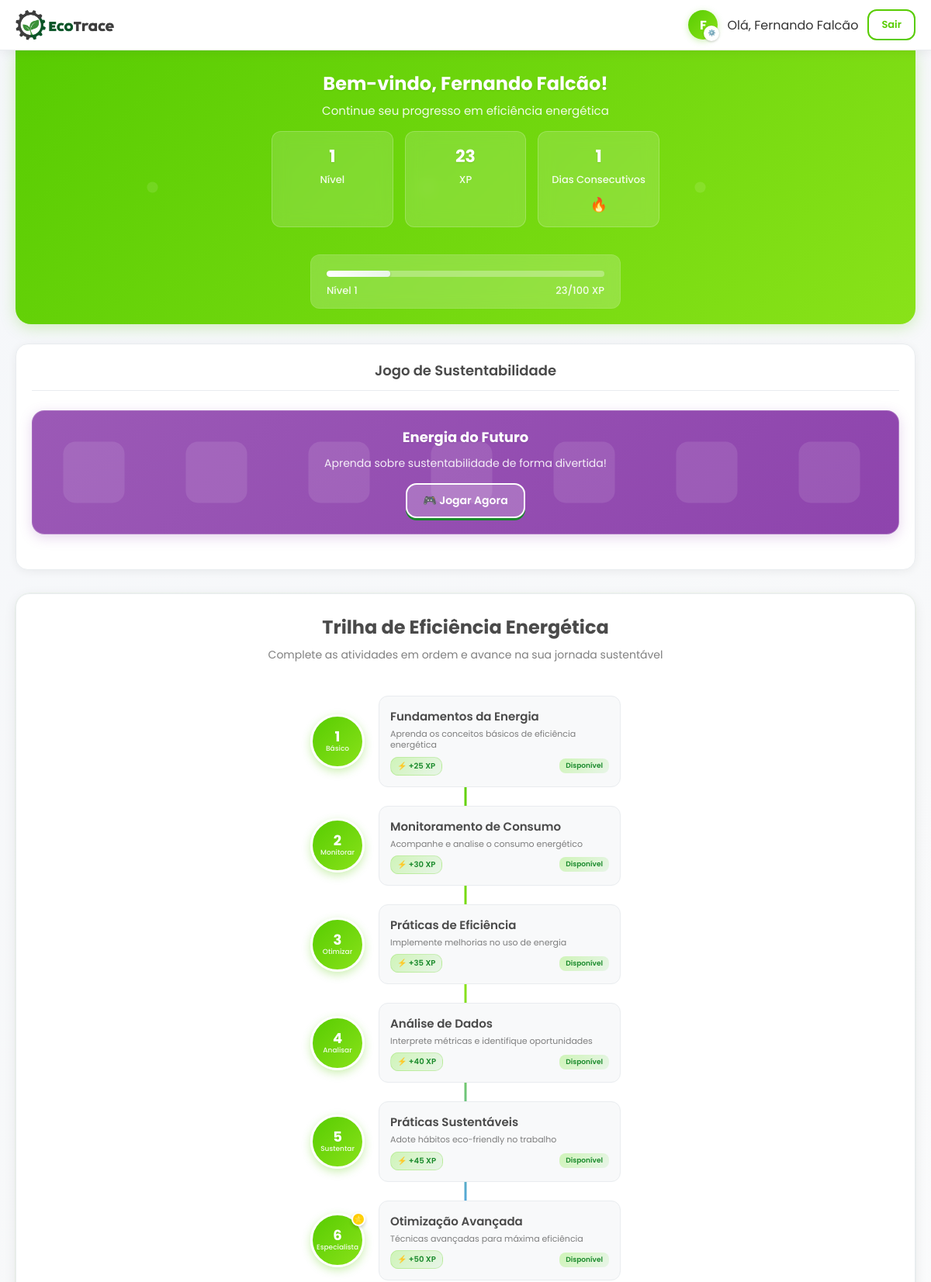
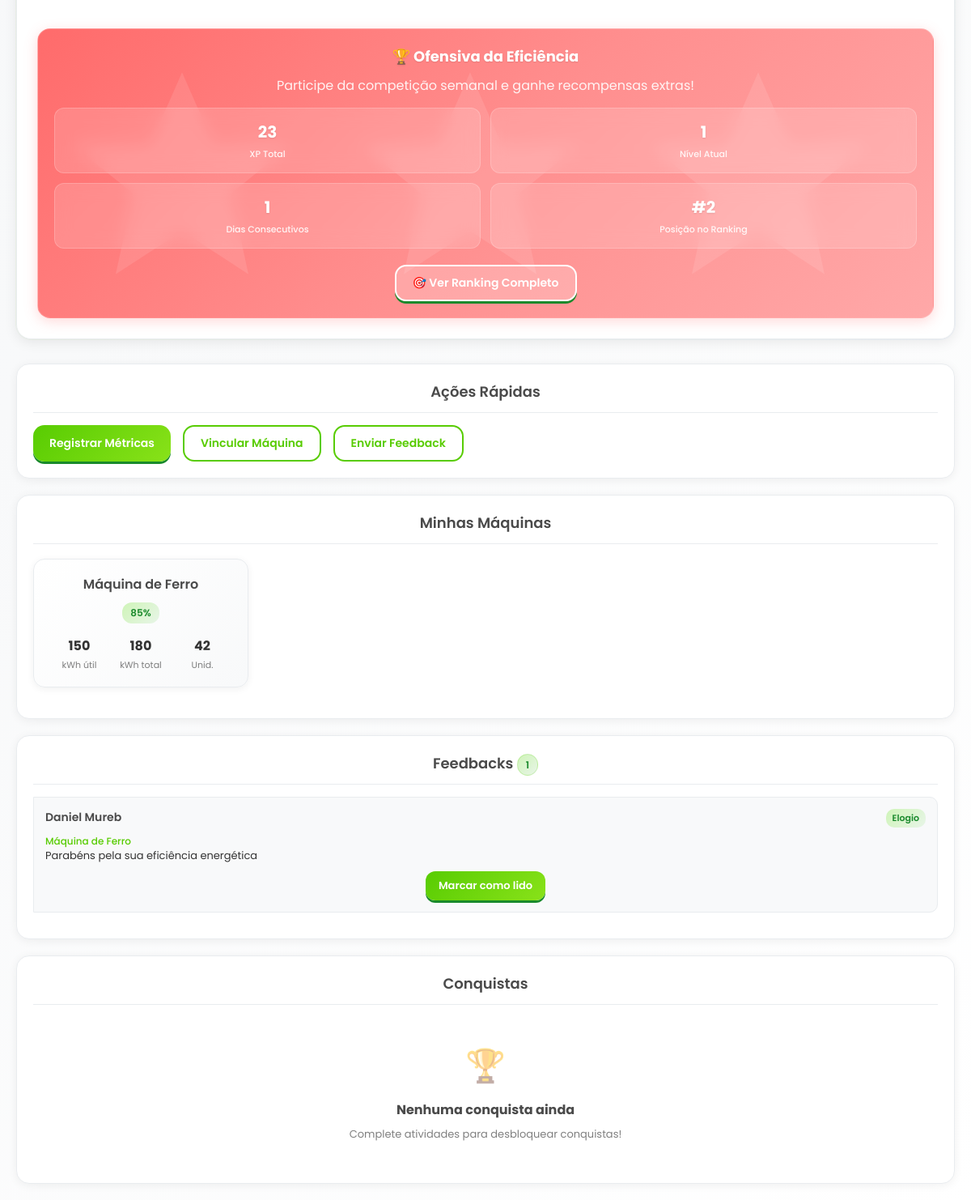
/painel_funcionario (signed in), run on the app's committed database (2 pictures, top to bottom).
### tables this page shows
CREATE TABLE progresso (
            id INTEGER PRIMARY KEY AUTOINCREMENT,
            funcionario_id INTEGER UNIQUE NOT NULL,
            xp INTEGER DEFAULT 0,
            nivel INTEGER DEFAULT 1,
            streak INTEGER DEFAULT 0,
            ultimo_login DATE,
            data_atualizacao TIMESTAMP DEFAULT CURRENT_TIMESTAMP,
            FOREIGN KEY (funcionario_id) REFERENCES usuarios (id)
        );

CREATE TABLE maquinas (
            id INTEGER PRIMARY KEY AUTOINCREMENT,
            nome TEXT NOT NULL,
            descricao TEXT,
            gerente_id INTEGER NOT NULL,
            codigo_convite TEXT UNIQUE,
            FOREIGN KEY (gerente_id) REFERENCES usuarios (id)
        );

CREATE TABLE feedbacks (
            id INTEGER PRIMARY KEY AUTOINCREMENT,
            remetente_id INTEGER NOT NULL,
            destinatario_id INTEGER NOT NULL,
            maquina_id INTEGER,
            mensagem TEXT NOT NULL,
            tipo TEXT CHECK(tipo IN ('elogio', 'sugestao', 'alerta')) NOT NULL,
            data_envio TIMESTAMP DEFAULT CURRENT_TIMESTAMP,
            lida BOOLEAN DEFAULT FALSE,
            FOREIGN KEY (remetente_id) REFERENCES usuarios (id),
            FOREIGN KEY (destinatario_id) REFERENCES usuarios (id),
            FOREIGN KEY (maquina_id) REFERENCES maquinas (id)
        );

CREATE TABLE usuarios (
            id INTEGER PRIMARY KEY AUTOINCREMENT,
            nome TEXT NOT NULL,
            cargo TEXT NOT NULL,
            funcao TEXT NOT NULL,
            email TEXT UNIQUE NOT NULL,
            senha TEXT NOT NULL,
            tipo TEXT CHECK(tipo IN ('gerente', 'funcionario')) NOT NULL
        );

### app.py (the view)
@app.route('/painel_funcionario')
def painel_funcionario():
    if 'tipo' not in session or session['tipo'] != 'funcionario':
        return redirect(url_for('login'))
    conn = get_db_connection()
    progresso = conn.execute("SELECT * FROM progresso WHERE funcionario_id = ?", (session['user_id'],)).fetchone()
    maquinas = conn.execute("""
        SELECT m.* FROM maquinas m
        JOIN funcionario_maquina fm ON m.id = fm.maquina_id
        WHERE fm.funcionario_id = ?
    """, (session['user_id'],)).fetchall()
    feedbacks = conn.execute("""
        SELECT f.*, u.nome as remetente_nome, m.nome as maquina_nome
        FROM feedbacks f
        JOIN usuarios u ON f.remetente_id = u.id
        LEFT JOIN maquinas m ON f.maquina_id = m.id
        WHERE f.destinatario_id = ? AND f.lida = FALSE
        ORDER BY f.data_envio DESC
    """, (session['user_id'],)).fetchall()
    conquistas = conn.execute("""
        SELECT * FROM conquistas
        WHERE funcionario_id = ?
        ORDER BY data_conquista DESC
        LIMIT 5
    """, (session['user_id'],)).fetchall()
    conn.close()
    return render_template('painel_funcionario.html',
                          progresso=progresso,
                          maquinas=maquinas,
                          feedbacks=feedbacks,
                          conquistas=conquistas)

### templates/painel_funcionario.html (shortened to what this page needs)
<!DOCTYPE html>
<html lang="pt-BR">
<head>
  <link rel="stylesheet" href="{{ url_for('static', filename='css/style.css') }}">
  <link rel="stylesheet" href="{{ url_for('static', filename='css/painel_funcionario.css') }}">
</head>
<body>
  <header class="header">
    <div class="container">
      <div class="navbar">
        <div class="logo">
          <img src="{{ url_for('static', filename='imagens/logo.jpg') }}" alt="EcoTrace Logo" style="height: 40px;">
        </div>
        <div class="user-info">
          <div class="avatar">{{ session.nome[0] | upper }}</div>
          <span>Olá, {{ session.nome }}</span>
          <a href="{{ url_for('logout') }}" class="btn btn-secondary btn-small">Sair</a>
        </div>
      </div>
    </div>
  </header>
  <main class="container">
    <section class="hero-section">
      <div class="user-welcome">
        <div class="welcome-text">
          <h1>Bem-vindo, {{ session.nome }}!</h1>
          <p>Continue seu progresso em eficiência energética</p>
        </div>
        <div class="stats-container">
          <div class="stat-card">
            <div class="stat-value nivel">{{ progresso.nivel if progresso else 1 }}</div>
            <div class="stat-label">Nível</div>
          </div>
          <div class="stat-card">
            <div class="stat-value xp">{{ progresso.xp if progresso else 0 }}</div>
            <div class="stat-label">XP</div>
          </div>
          <div class="stat-card">
            <div class="stat-value">{{ progresso.streak if progresso else 0 }}</div>
            <div class="stat-label">Dias Consecutivos</div>
            {% if progresso and progresso.streak > 0 %}
            <div class="streak-counter">
              <span class="streak-flame">🔥</span>
            </div>
            {% endif %}
          </div>
        </div>
      </div>
      <div class="progress-container">
        <div class="progress-bar">
          <div class="progress-fill"></div>
        </div>
        <div>
          <span>Nível {{ progresso.nivel if progresso else 1 }}</span>
          <span>{{ (progresso.xp % 100) if progresso else 0 }}/100 XP</span>
        </div>
      </div>
    </section>
    <section class="card">
      <div class="card-header">
        <h2 class="card-title">Jogo de Sustentabilidade</h2>
      </div>
      <div class="game-section">
        <div class="game-title">Energia do Futuro</div>
        <p class="game-description">Aprenda sobre sustentabilidade de forma divertida!</p>
        <a href="https://jplindo1500.itch.io/energia-do-futuro" target="_blank" class="btn btn-primary" style="background: rgba(255,255,255,0.2); border: 2px solid white; color: white;">
          🎮 Jogar Agora
        </a>
      </div>
    </section>
    <section class="learning-path">
      <div class="path-header">
        <h2>Trilha de Eficiência Energética</h2>
        <p>Complete as atividades em ordem e avance na sua jornada sustentável</p>
      </div>
      <div class="path-container-continuous">
        <div class="path-connector"></div>
        <div class="path-item">
          <div class="path-circle active" data-unit-id="fundamentos-energia" data-unit-name="Fundamentos da Energia" data-unit-type="fundamentos">
            <div class="circle-number">1</div>
            <div class="circle-label">Básico</div>
          </div>
          <div class="path-content">
            <div class="path-title">Fundamentos da Energia</div>
            <div class="path-desc">Aprenda os conceitos básicos de eficiência energética</div>
            <div class="path-meta">
              <div class="path-xp">⚡ +25 XP</div>
              <div class="path-status status-active">Disponível</div>
            </div>
          </div>
        </div>
        <div class="path-item">
          <div class="path-circle active" data-unit-id="monitoramento-consumo" data-unit-name="Monitoramento de Consumo" data-unit-type="monitoramento">
            <div class="circle-number">2</div>
            <div class="circle-label">Monitorar</div>
          </div>
          <div class="path-content">
            <div class="path-title">Monitoramento de Consumo</div>
            <div class="path-desc">Acompanhe e analise o consumo energético</div>
            <div class="path-meta">
              <div class="path-xp">⚡ +30 XP</div>
              <div class="path-status status-active">Disponível</div>
            </div>
          </div>
        </div>
        <div class="path-item">
          <div class="path-circle active" data-unit-id="praticas-eficiencia" data-unit-name="Práticas de Eficiência" data-unit-type="praticas">
            <div class="circle-number">3</div>
            <div class="circle-label">Otimizar</div>
          </div>
          <div class="path-content">
            <div class="path-title">Práticas de Eficiência</div>
            <div class="path-desc">Implemente melhorias no uso de energia</div>
            <div class="path-meta">
              <div class="path-xp">⚡ +35 XP</div>
              <div class="path-status status-active">Disponível</div>
            </div>
          </div>
        </div>
        <div class="path-item">
          <div class="path-circle active" data-unit-id="analise-dados" data-unit-name="Análise de Dados" data-unit-type="analise">
            <div class="circle-number">4</div>
            <div class="circle-label">Analisar</div>
          </div>
          <div class="path-content">
            <div class="path-title">Análise de Dados</div>
            <div class="path-desc">Interprete métricas e identifique oportunidades</div>
            <div class="path-meta">
              <div class="path-xp">⚡ +40 XP</div>
              <div class="path-status status-active">Disponível</div>
            </div>
          </div>
        </div>
        <div class="path-item">
          <div class="path-circle active" data-unit-id="sustentabilidade" data-unit-name="Práticas Sustentáveis" data-unit-type="sustentabilidade">
            <div class="circle-number">5</div>
            <div class="circle-label">Sustentar</div>
          </div>
          <div class="path-content">
            <div class="path-title">Práticas Sustentáveis</div>
            <div class="path-desc">Adote hábitos eco-friendly no trabalho</div>
            <div class="path-meta">
              <div class="path-xp">⚡ +45 XP</div>
              <div class="path-status status-active">Disponível</div>
            </div>
          </div>
        </div>
        <div class="path-item">
          <div class="path-circle active" data-unit-id="otimizacao-avancada" data-unit-name="Otimização Avançada" data-unit-type="otimizacao">
            <div class="circle-number">6</div>
            <div class="circle-label">Especialista</div>
            <div class="achievement-badge">⭐</div>
          </div>
          <div class="path-content">
            <div class="path-title">Otimização Avançada</div>
            <div class="path-desc">Técnicas avançadas para máxima eficiência</div>
            <div class="path-meta">
              <div class="path-xp">⚡ +50 XP</div>
              <div class="path-status status-active">Disponível</div>
            </div>
          </div>
        </div>
      </div>
      <div class="offensive-section">
        <div class="offensive-title">🏆 Ofensiva da Eficiência</div>
        <p style="opacity: 0.9; margin-bottom: 15px;">Participe da competição semanal e ganhe recompensas extras!</p>
        <div class="offensive-stats">
          <div class="offensive-stat">
            <div class="offensive-value">{{ progresso.xp if progresso else 0 }}</div>
            <div class="offensive-label">XP Total</div>
          </div>
          <div class="offensive-stat">
            <div class="offensive-value">{{ progresso.nivel if progresso else 1 }}</div>
            <div class="offensive-label">Nível Atual</div>
          </div>
          <div class="offensive-stat">
            <div class="offensive-value">{{ progresso.streak if progresso else 0 }}</div>
            <div class="offensive-label">Dias Consecutivos</div>
          </div>
          <div class="offensive-stat">
            <div class="offensive-value">#{{ progresso.nivel * 2 if progresso else 1 }}</div>
            <div class="offensive-label">Posição no Ranking</div>
          </div>
        </div>
        <button class="btn btn-primary" style="margin-top: 20px; background: rgba(255,255,255,0.2); border: 2px solid white;">
          🎯 Ver Ranking Completo
        </button>
      </div>
    </section>
    <section class="card">
      <div class="card-header">
        <h2 class="card-title">Ações Rápidas</h2>
      </div>
      <div style="display: flex; gap: 15px; flex-wrap: wrap;">
        <button id="register-metrics-btn" class="btn btn-primary">Registrar Métricas</button>
        <button id="link-machine-btn" class="btn btn-secondary">Vincular Máquina</button>
        <button id="send-feedback-btn" class="btn btn-secondary">Enviar Feedback</button>
      </div>
    </section>
    <section class="card">
      <div class="card-header">
        <h2 class="card-title">Minhas Máquinas</h2>
      </div>
      {% if maquinas %}
      <div class="machines-grid">
        {% for maquina in maquinas %}
        <div class="machine-card">
          <div class="machine-header">
            <div class="machine-name">{{ maquina.nome }}</div>
            <div class="machine-efficiency efficiency-high">85%</div>
          </div>
          <div class="machine-metrics">
            <div class="metric">
              <div class="metric-value">150</div>
              <div class="metric-label">kWh útil</div>
            </div>
            <div class="metric">
              <div class="metric-value">180</div>
              <div class="metric-label">kWh total</div>
            </div>
            <div class="metric">
              <div class="metric-value">42</div>
              <div class="metric-label">Unid.</div>
            </div>
          </div>
        </div>
        {% endfor %}
      </div>
      {% endif %}
    </section>
    <section class="card">
      <div class="card-header">
        <h2 class="card-title">
          Feedbacks
          {% if feedbacks %}
          <span id="unread-feedback-badge" class="xp-badge">{{ feedbacks|length }}</span>
          {% endif %}
        </h2>
      </div>
      {% if feedbacks %}
      <div class="feedback-list">
        {% for feedback in feedbacks %}
        <div class="feedback-item" data-feedback-id="{{ feedback.id }}">
          <div class="feedback-header">
            <div class="feedback-sender">{{ feedback.remetente_nome }}</div>
            <div class="feedback-type {{ feedback.tipo }}">{{ feedback.tipo|title }}</div>
          </div>
          <div class="feedback-machine">{{ feedback.maquina_nome }}</div>
          <div class="feedback-message">{{ feedback.mensagem }}</div>
          <div class="feedback-actions">
            <button class="btn btn-primary btn-small mark-feedback-read" data-feedback-id="{{ feedback.id }}">Marcar como lido</button>
          </div>
        </div>
        {% endfor %}
      </div>
      {% else %}
      <div class="empty-state">
        <div class="empty-icon">💬</div>
        <h3>Nenhum feedback não lido</h3>
        <p>Você está em dia com suas comunicações!</p>
      </div>
      {% endif %}
    </section>
    <section class="card">
      <div class="card-header">
        <h2 class="card-title">Conquistas</h2>
      </div>
      {% if conquistas %}
      <div class="achievements-grid">
        {% for conquista in conquistas %}
        <div class="achievement-card">
          <div class="achievement-icon">🏆</div>
          <div class="achievement-name">{{ conquista.nome }}</div>
          <div class="achievement-desc">{{ conquista.descricao }}</div>
        </div>
        {% endfor %}
      </div>
      {% else %}
      <div class="empty-state">
        <div class="empty-icon">🏆</div>
        <h3>Nenhuma conquista ainda</h3>
        <p>Complete atividades para desbloquear conquistas!</p>
      </div>
      {% endif %}
    </section>
  </main>
</body>
</html>

### data on the page
progresso: nivel "1", xp "23", streak "1", (progresso.xp%100)ifprogressoelse0 "23", progresso.nivel*2ifprogressoelse1 "2"
maquinas: nome "Máquina de Ferro"
feedbacks: remetente_nome "Daniel Mureb", tipo "Elogio", maquina_nome "Máquina de Ferro", mensagem "Parabéns pela sua eficiência energética"

### other printed values
{{ session.nome[0] | upper }} "F"
{{ session.nome }} "Fernando Falcão"
{{ feedbacks|length }} "1"
